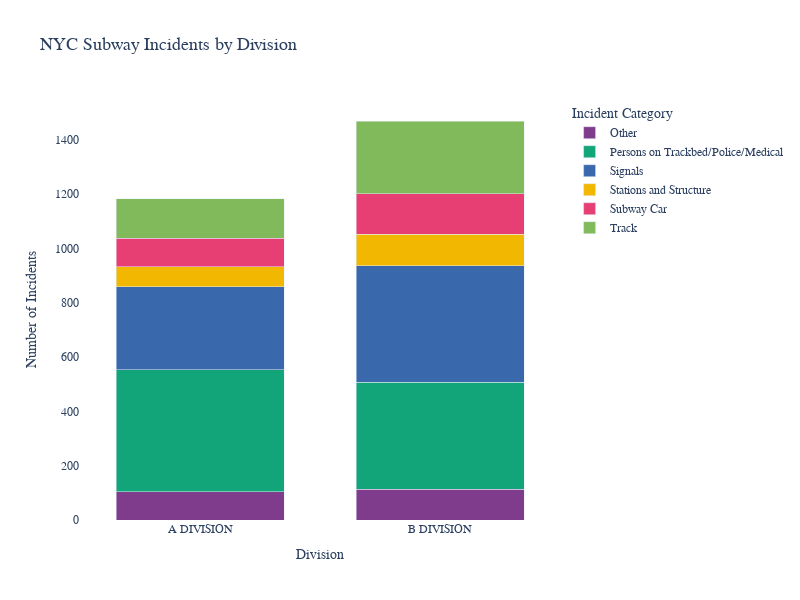
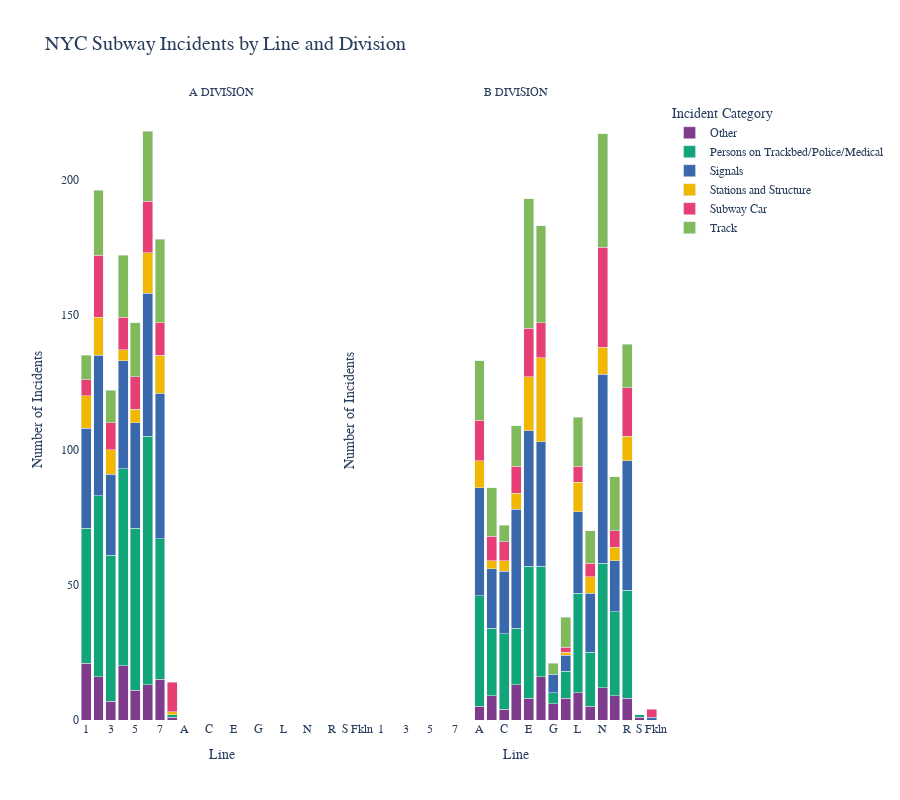
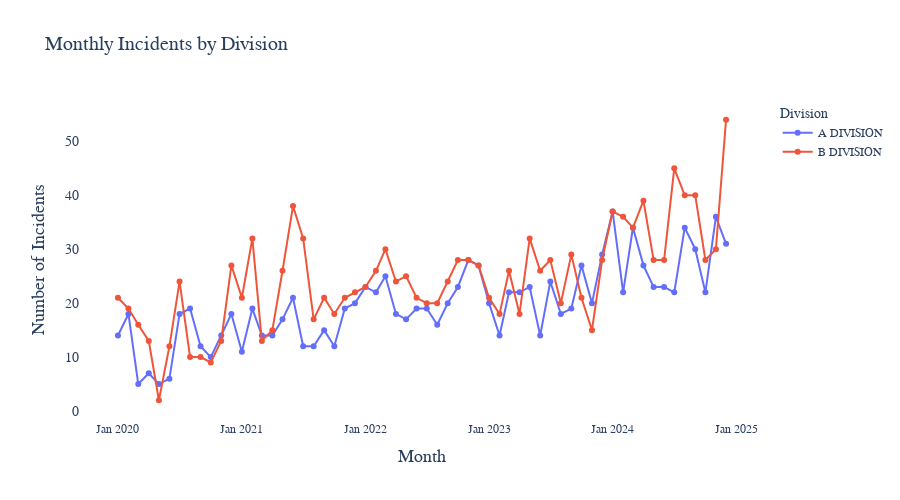
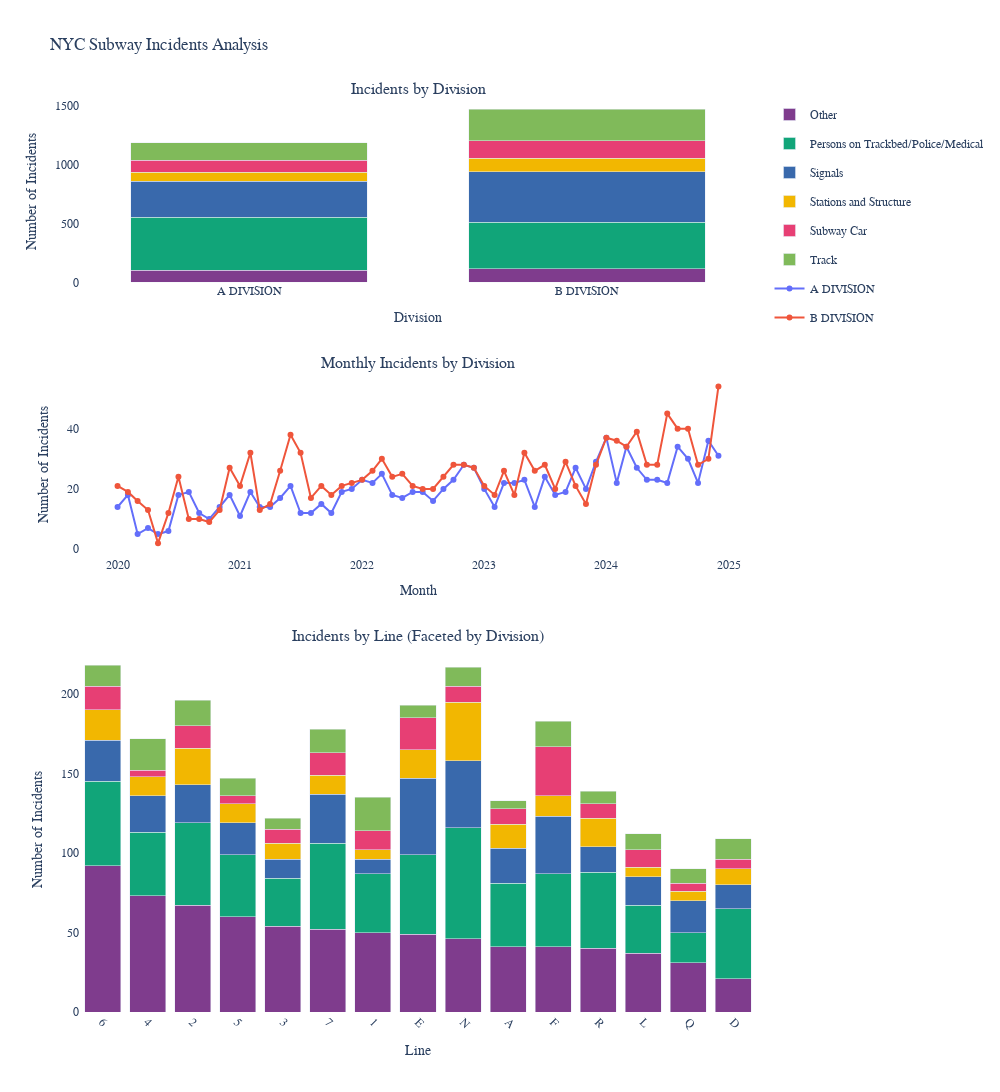

Source (notebook cell) for these figures, in order:
### Code cell
import pandas as pd
import plotly.graph_objects as go
import plotly.express as px
from plotly.subplots import make_subplots

# Create a copy to work with
df_analysis = df.copy()

# Ensure 'month' is datetime
df_analysis['month'] = pd.to_datetime(df_analysis['month'])

# Create a visualization for incidents by division
def plot_by_division():
    # Aggregate data by division and category
    division_data = df_analysis.groupby(['division', 'category'])['count'].sum().reset_index()
    
    # Create a more visually appealing color palette
    colors = px.colors.qualitative.Bold
    
    # Create figure
    fig = px.bar(
        division_data, 
        x='division', 
        y='count', 
        color='category',
        color_discrete_sequence=colors,
        title='NYC Subway Incidents by Division',
        labels={'count': 'Number of Incidents', 'division': 'Division'},
        height=600,
        barmode='stack',  # Stack the categories to show total incidents per division
        width=800  # Adjust overall figure width
    )
    
    # Improve layout
    fig.update_layout(
        plot_bgcolor='white',
        font=dict(family='Arial, sans-serif'),
        legend_title='Incident Category',
        xaxis=dict(title_font=dict(size=14), tickfont=dict(size=12)),
        yaxis=dict(title_font=dict(size=14), tickfont=dict(size=12)),
        title=dict(font=dict(size=18)),
        bargap=0.3,  # Adjust space between bars (0 to 1)
        bargroupgap=0.1  # Adjust space between bar groups (0 to 1)
    )
    
    # You can also update bar width directly
    for data in fig.data:
        data.width = 0.7  # Adjust individual bar width (0 to 1)
    
    return fig

# Create a visualization for incidents by line
def plot_by_line():
    # Aggregate data by line and category
    line_data = df_analysis.groupby(['division', 'line', 'category'])['count'].sum().reset_index()
    
    # Sort by division and line
    line_data = line_data.sort_values(['division', 'line'])
    
    # Create figure
    fig = px.bar(
        line_data, 
        x='line', 
        y='count', 
        color='category',
        facet_col='division',  # Create separate charts for each division
        facet_col_wrap=2,      # Two columns of charts
        color_discrete_sequence=px.colors.qualitative.Bold,
        title='NYC Subway Incidents by Line and Division',
        labels={'count': 'Number of Incidents', 'line': 'Line'},
        height=800,
        width=900
    )
    
    # Improve layout
    fig.update_layout(
        plot_bgcolor='white',
        font=dict(family='Arial, sans-serif'),
        legend_title='Incident Category',
        title=dict(font=dict(size=20)),
        barmode='stack'  # Stack the categories to show total incidents per line
    )
    
    # Update axis titles
    fig.for_each_annotation(lambda a: a.update(text=a.text.split("=")[1]))
    fig.update_yaxes(title_text="Number of Incidents")
    
    return fig

# Create a combined visualization - monthly trends by division
def plot_monthly_by_division():
    # Aggregate data by month and division
    monthly_division = df_analysis.groupby(['month', 'division'])['count'].sum().reset_index()
    
    # Create figure
    fig = px.line(
        monthly_division, 
        x='month', 
        y='count', 
        color='division',
        markers=True,
        line_shape='linear',
        title='Monthly Incidents by Division',
        labels={'count': 'Number of Incidents', 'month': 'Month'},
        height=500
    )
    
    # Improve layout
    fig.update_layout(
        plot_bgcolor='white',
        font=dict(family='Arial, sans-serif'),
        legend_title='Division',
        xaxis=dict(
            title_font=dict(size=18), 
            tickfont=dict(size=12),
            tickformat='%b %Y'
        ),
        yaxis=dict(title_font=dict(size=18), tickfont=dict(size=14)),
        title=dict(font=dict(size=20))
    )
    
    return fig

# Interactive dashboard with all visualizations
def create_dashboard():
    # Create subplot figure with 3 rows
    fig = make_subplots(
        rows=3, 
        cols=1,
        subplot_titles=(
            "Incidents by Division", 
            "Monthly Incidents by Division", 
            "Incidents by Line (Faceted by Division)"
        ),
        vertical_spacing=0.1,
        specs=[
            [{"type": "bar"}],
            [{"type": "scatter"}],
            [{"type": "bar"}]
        ],
        row_heights=[0.25, 0.25, 0.5]
    )
    
    # Get the individual plots
    division_fig = plot_by_division()
    monthly_fig = plot_monthly_by_division()
    line_fig = plot_by_line()
    
    # Add division plot traces to subplot
    for trace in division_fig.data:
        fig.add_trace(trace, row=1, col=1)
    
    # Add monthly plot traces to subplot
    for trace in monthly_fig.data:
        fig.add_trace(trace, row=2, col=1)
    
    # We can't directly add the faceted line plot, so we'll create a simplified version
    line_data = df_analysis.groupby(['line', 'category'])['count'].sum().reset_index()
    line_data = line_data.sort_values('count', ascending=False)
    
    # Get top 15 lines by incident count for readability
    top_lines = line_data.groupby('line')['count'].sum().nlargest(15).index.tolist()
    line_data_filtered = line_data[line_data['line'].isin(top_lines)]
    
    # Create color map for consistent category coloring
    categories = line_data_filtered['category'].unique()
    colors = px.colors.qualitative.Bold[:len(categories)]
    color_map = dict(zip(categories, colors))
    
    # Add line plot traces
    for category in categories:
        category_data = line_data_filtered[line_data_filtered['category'] == category]
        fig.add_trace(
            go.Bar(
                x=category_data['line'],
                y=category_data['count'],
                name=category,
                marker_color=color_map[category],
                showlegend=False  # Legend already shown in first plot
            ),
            row=3, col=1
        )
    
    # Update layout
    fig.update_layout(
        height=1200,
        width=1000,
        title_text="NYC Subway Incidents Analysis",
        barmode='stack',
        plot_bgcolor='white',
        font=dict(family='Arial, sans-serif'),
    )
    
    # Update x and y axes
    fig.update_xaxes(title_text="Division", row=1, col=1)
    fig.update_yaxes(title_text="Number of Incidents", row=1, col=1)
    
    fig.update_xaxes(title_text="Month", row=2, col=1)
    fig.update_yaxes(title_text="Number of Incidents", row=2, col=1)
    
    fig.update_xaxes(title_text="Line", row=3, col=1, tickangle=45)
    fig.update_yaxes(title_text="Number of Incidents", row=3, col=1)
    
    return fig

# Example usage - choose which visualization to display
# Uncomment the one you want to run
division_fig = plot_by_division()
line_fig = plot_by_line()
monthly_fig = plot_monthly_by_division()
dashboard = create_dashboard()

# Display the figures
division_fig.show()
line_fig.show()
monthly_fig.show()
dashboard.show()

# Save figures to HTML
division_fig.write_html("subway_incidents_by_division.html")
line_fig.write_html("subway_incidents_by_line.html")
monthly_fig.write_html("subway_incidents_monthly_by_division.html")
dashboard.write_html("subway_incidents_dashboard.html", 
                     config={
                         'displayModeBar': True,
                         'displaylogo': False,
                         'toImageButtonOptions': {
                             'format': 'png',
                             'filename': 'subway_incidents_analysis',
                             'scale': 2
                         }
                     })

### Figure 1 — Plotly figure (JSON) as saved in the notebook; plotly's stock layout.template omitted (floating-point values rounded to 4 significant figures)
{"data": [{"alignmentgroup": "True", "hovertemplate": "category=Other<br>Division=%{x}<br>Number of Incidents=%{y}<extra></extra>", "legendgroup": "Other", "marker": {"color": "rgb(127, 60, 141)", "pattern": {"shape": ""}}, "name": "Other", "offsetgroup": "Other", "orientation": "v", "showlegend": true, "textposition": "auto", "type": "bar", "width": 0.7, "x": ["A DIVISION", "B DIVISION"], "xaxis": "x", "y": [104, 114], "yaxis": "y"}, {"alignmentgroup": "True", "hovertemplate": "category=Persons on Trackbed/Police/Medical<br>Division=%{x}<br>Number of Incidents=%{y}<extra></extra>", "legendgroup": "Persons on Trackbed/Police/Medical", "marker": {"color": "rgb(17, 165, 121)", "pattern": {"shape": ""}}, "name": "Persons on Trackbed/Police/Medical", "offsetgroup": "Persons on Trackbed/Police/Medical", "orientation": "v", "showlegend": true, "textposition": "auto", "type": "bar", "width": 0.7, "x": ["A DIVISION", "B DIVISION"], "xaxis": "x", "y": [449, 394], "yaxis": "y"}, {"alignmentgroup": "True", "hovertemplate": "category=Signals<br>Division=%{x}<br>Number of Incidents=%{y}<extra></extra>", "legendgroup": "Signals", "marker": {"color": "rgb(57, 105, 172)", "pattern": {"shape": ""}}, "name": "Signals", "offsetgroup": "Signals", "orientation": "v", "showlegend": true, "textposition": "auto", "type": "bar", "width": 0.7, "x": ["A DIVISION", "B DIVISION"], "xaxis": "x", "y": [305, 428], "yaxis": "y"}, {"alignmentgroup": "True", "hovertemplate": "category=Stations and Structure<br>Division=%{x}<br>Number of Incidents=%{y}<extra></extra>", "legendgroup": "Stations and Structure", "marker": {"color": "rgb(242, 183, 1)", "pattern": {"shape": ""}}, "name": "Stations and Structure", "offsetgroup": "Stations and Structure", "orientation": "v", "showlegend": true, "textposition": "auto", "type": "bar", "width": 0.7, "x": ["A DIVISION", "B DIVISION"], "xaxis": "x", "y": [74, 116], "yaxis": "y"}, {"alignmentgroup": "True", "hovertemplate": "category=Subway Car<br>Division=%{x}<br>Number of Incidents=%{y}<extra></extra>", "legendgroup": "Subway Car", "marker": {"color": "rgb(231, 63, 116)", "pattern": {"shape": ""}}, "name": "Subway Car", "offsetgroup": "Subway Car", "orientation": "v", "showlegend": true, "textposition": "auto", "type": "bar", "width": 0.7, "x": ["A DIVISION", "B DIVISION"], "xaxis": "x", "y": [105, 149], "yaxis": "y"}, {"alignmentgroup": "True", "hovertemplate": "category=Track<br>Division=%{x}<br>Number of Incidents=%{y}<extra></extra>", "legendgroup": "Track", "marker": {"color": "rgb(128, 186, 90)", "pattern": {"shape": ""}}, "name": "Track", "offsetgroup": "Track", "orientation": "v", "showlegend": true, "textposition": "auto", "type": "bar", "width": 0.7, "x": ["A DIVISION", "B DIVISION"], "xaxis": "x", "y": [145, 268], "yaxis": "y"}], "layout": {"bargap": 0.3, "bargroupgap": 0.1, "barmode": "stack", "font": {"family": "Arial, sans-serif"}, "height": 600, "legend": {"title": {"text": "Incident Category"}, "tracegroupgap": 0}, "plot_bgcolor": "white", "title": {"font": {"size": 18}, "text": "NYC Subway Incidents by Division"}, "width": 800, "xaxis": {"anchor": "y", "domain": [0, 1], "tickfont": {"size": 12}, "title": {"font": {"size": 14}, "text": "Division"}}, "yaxis": {"anchor": "x", "domain": [0, 1], "tickfont": {"size": 12}, "title": {"font": {"size": 14}, "text": "Number of Incidents"}}}}

### Figure 2 — Plotly figure (JSON) as saved in the notebook; plotly's stock layout.template omitted (floating-point values rounded to 4 significant figures)
{"data": [{"alignmentgroup": "True", "hovertemplate": "category=Other<br>division=A DIVISION<br>Line=%{x}<br>Number of Incidents=%{y}<extra></extra>", "legendgroup": "Other", "marker": {"color": "rgb(127, 60, 141)", "pattern": {"shape": ""}}, "name": "Other", "offsetgroup": "Other", "orientation": "v", "showlegend": true, "textposition": "auto", "type": "bar", "x": ["1", "2", "3", "4", "5", "6", "7", "S 42nd"], "xaxis": "x", "y": [21, 16, 7, 20, 11, 13, 15, 1], "yaxis": "y"}, {"alignmentgroup": "True", "hovertemplate": "category=Other<br>division=B DIVISION<br>Line=%{x}<br>Number of Incidents=%{y}<extra></extra>", "legendgroup": "Other", "marker": {"color": "rgb(127, 60, 141)", "pattern": {"shape": ""}}, "name": "Other", "offsetgroup": "Other", "orientation": "v", "showlegend": false, "textposition": "auto", "type": "bar", "x": ["A", "B", "C", "D", "E", "F", "G", "JZ", "L", "M", "N", "Q", "R", "S Rock"], "xaxis": "x2", "y": [5, 9, 4, 13, 8, 16, 6, 8, 10, 5, 12, 9, 8, 1], "yaxis": "y2"}, {"alignmentgroup": "True", "hovertemplate": "category=Persons on Trackbed/Police/Medical<br>division=A DIVISION<br>Line=%{x}<br>Number of Incidents=%{y}<extra></extra>", "legendgroup": "Persons on Trackbed/Police/Medical", "marker": {"color": "rgb(17, 165, 121)", "pattern": {"shape": ""}}, "name": "Persons on Trackbed/Police/Medical", "offsetgroup": "Persons on Trackbed/Police/Medical", "orientation": "v", "showlegend": true, "textposition": "auto", "type": "bar", "x": ["1", "2", "3", "4", "5", "6", "7", "S 42nd"], "xaxis": "x", "y": [50, 67, 54, 73, 60, 92, 52, 1], "yaxis": "y"}, {"alignmentgroup": "True", "hovertemplate": "category=Persons on Trackbed/Police/Medical<br>division=B DIVISION<br>Line=%{x}<br>Number of Incidents=%{y}<extra></extra>", "legendgroup": "Persons on Trackbed/Police/Medical", "marker": {"color": "rgb(17, 165, 121)", "pattern": {"shape": ""}}, "name": "Persons on Trackbed/Police/Medical", "offsetgroup": "Persons on Trackbed/Police/Medical", "orientation": "v", "showlegend": false, "textposition": "auto", "type": "bar", "x": ["A", "B", "C", "D", "E", "F", "G", "JZ", "L", "M", "N", "Q", "R", "S Rock"], "xaxis": "x2", "y": [41, 25, 28, 21, 49, 41, 4, 10, 37, 20, 46, 31, 40, 1], "yaxis": "y2"}, {"alignmentgroup": "True", "hovertemplate": "category=Signals<br>division=A DIVISION<br>Line=%{x}<br>Number of Incidents=%{y}<extra></extra>", "legendgroup": "Signals", "marker": {"color": "rgb(57, 105, 172)", "pattern": {"shape": ""}}, "name": "Signals", "offsetgroup": "Signals", "orientation": "v", "showlegend": true, "textposition": "auto", "type": "bar", "x": ["1", "2", "3", "4", "5", "6", "7"], "xaxis": "x", "y": [37, 52, 30, 40, 39, 53, 54], "yaxis": "y"}, {"alignmentgroup": "True", "hovertemplate": "category=Signals<br>division=B DIVISION<br>Line=%{x}<br>Number of Incidents=%{y}<extra></extra>", "legendgroup": "Signals", "marker": {"color": "rgb(57, 105, 172)", "pattern": {"shape": ""}}, "name": "Signals", "offsetgroup": "Signals", "orientation": "v", "showlegend": false, "textposition": "auto", "type": "bar", "x": ["A", "B", "C", "D", "E", "F", "G", "JZ", "L", "M", "N", "Q", "R", "S Fkln"], "xaxis": "x2", "y": [40, 22, 23, 44, 50, 46, 7, 6, 30, 22, 70, 19, 48, 1], "yaxis": "y2"}, {"alignmentgroup": "True", "hovertemplate": "category=Stations and Structure<br>division=A DIVISION<br>Line=%{x}<br>Number of Incidents=%{y}<extra></extra>", "legendgroup": "Stations and Structure", "marker": {"color": "rgb(242, 183, 1)", "pattern": {"shape": ""}}, "name": "Stations and Structure", "offsetgroup": "Stations and Structure", "orientation": "v", "showlegend": true, "textposition": "auto", "type": "bar", "x": ["1", "2", "3", "4", "5", "6", "7", "S 42nd"], "xaxis": "x", "y": [12, 14, 9, 4, 5, 15, 14, 1], "yaxis": "y"}, {"alignmentgroup": "True", "hovertemplate": "category=Stations and Structure<br>division=B DIVISION<br>Line=%{x}<br>Number of Incidents=%{y}<extra></extra>", "legendgroup": "Stations and Structure", "marker": {"color": "rgb(242, 183, 1)", "pattern": {"shape": ""}}, "name": "Stations and Structure", "offsetgroup": "Stations and Structure", "orientation": "v", "showlegend": false, "textposition": "auto", "type": "bar", "x": ["A", "B", "C", "D", "E", "F", "JZ", "L", "M", "N", "Q", "R"], "xaxis": "x2", "y": [10, 3, 4, 6, 20, 31, 1, 11, 6, 10, 5, 9], "yaxis": "y2"}, {"alignmentgroup": "True", "hovertemplate": "category=Subway Car<br>division=A DIVISION<br>Line=%{x}<br>Number of Incidents=%{y}<extra></extra>", "legendgroup": "Subway Car", "marker": {"color": "rgb(231, 63, 116)", "pattern": {"shape": ""}}, "name": "Subway Car", "offsetgroup": "Subway Car", "orientation": "v", "showlegend": true, "textposition": "auto", "type": "bar", "x": ["1", "2", "3", "4", "5", "6", "7", "S 42nd"], "xaxis": "x", "y": [6, 23, 10, 12, 12, 19, 12, 11], "yaxis": "y"}, {"alignmentgroup": "True", "hovertemplate": "category=Subway Car<br>division=B DIVISION<br>Line=%{x}<br>Number of Incidents=%{y}<extra></extra>", "legendgroup": "Subway Car", "marker": {"color": "rgb(231, 63, 116)", "pattern": {"shape": ""}}, "name": "Subway Car", "offsetgroup": "Subway Car", "orientation": "v", "showlegend": false, "textposition": "auto", "type": "bar", "x": ["A", "B", "C", "D", "E", "F", "JZ", "L", "M", "N", "Q", "R", "S Fkln"], "xaxis": "x2", "y": [15, 9, 7, 10, 18, 13, 2, 6, 5, 37, 6, 18, 3], "yaxis": "y2"}, {"alignmentgroup": "True", "hovertemplate": "category=Track<br>division=A DIVISION<br>Line=%{x}<br>Number of Incidents=%{y}<extra></extra>", "legendgroup": "Track", "marker": {"color": "rgb(128, 186, 90)", "pattern": {"shape": ""}}, "name": "Track", "offsetgroup": "Track", "orientation": "v", "showlegend": true, "textposition": "auto", "type": "bar", "x": ["1", "2", "3", "4", "5", "6", "7"], "xaxis": "x", "y": [9, 24, 12, 23, 20, 26, 31], "yaxis": "y"}, {"alignmentgroup": "True", "hovertemplate": "category=Track<br>division=B DIVISION<br>Line=%{x}<br>Number of Incidents=%{y}<extra></extra>", "legendgroup": "Track", "marker": {"color": "rgb(128, 186, 90)", "pattern": {"shape": ""}}, "name": "Track", "offsetgroup": "Track", "orientation": "v", "showlegend": false, "textposition": "auto", "type": "bar", "x": ["A", "B", "C", "D", "E", "F", "G", "JZ", "L", "M", "N", "Q", "R"], "xaxis": "x2", "y": [22, 18, 6, 15, 48, 36, 4, 11, 18, 12, 42, 20, 16], "yaxis": "y2"}], "layout": {"annotations": [{"font": {}, "showarrow": false, "text": "A DIVISION", "x": 0.245, "xanchor": "center", "xref": "paper", "y": 1, "yanchor": "bottom", "yref": "paper"}, {"font": {}, "showarrow": false, "text": "B DIVISION", "x": 0.755, "xanchor": "center", "xref": "paper", "y": 1, "yanchor": "bottom", "yref": "paper"}], "barmode": "stack", "font": {"family": "Arial, sans-serif"}, "height": 800, "legend": {"title": {"text": "Incident Category"}, "tracegroupgap": 0}, "plot_bgcolor": "white", "title": {"font": {"size": 20}, "text": "NYC Subway Incidents by Line and Division"}, "width": 900, "xaxis": {"anchor": "y", "domain": [0, 0.49], "title": {"text": "Line"}}, "xaxis2": {"anchor": "y2", "domain": [0.51, 1], "matches": "x", "title": {"text": "Line"}}, "yaxis": {"anchor": "x", "domain": [0, 1], "title": {"text": "Number of Incidents"}}, "yaxis2": {"anchor": "x2", "domain": [0, 1], "matches": "y", "showticklabels": false, "title": {"text": "Number of Incidents"}}}}

### Figure 3 — Plotly figure (JSON) as saved in the notebook; plotly's stock layout.template omitted (floating-point values rounded to 4 significant figures)
{"data": [{"hovertemplate": "division=A DIVISION<br>Month=%{x}<br>Number of Incidents=%{y}<extra></extra>", "legendgroup": "A DIVISION", "line": {"color": "#636efa", "dash": "solid", "shape": "linear"}, "marker": {"symbol": "circle"}, "mode": "lines+markers", "name": "A DIVISION", "orientation": "v", "showlegend": true, "type": "scatter", "x": ["2020-01-01T00:00:00", "2020-02-01T00:00:00", "2020-03-01T00:00:00", "2020-04-01T00:00:00", "2020-05-01T00:00:00", "2020-06-01T00:00:00", "2020-07-01T00:00:00", "2020-08-01T00:00:00", "2020-09-01T00:00:00", "2020-10-01T00:00:00", "2020-11-01T00:00:00", "2020-12-01T00:00:00", "2021-01-01T00:00:00", "2021-02-01T00:00:00", "2021-03-01T00:00:00", "2021-04-01T00:00:00", "2021-05-01T00:00:00", "2021-06-01T00:00:00", "2021-07-01T00:00:00", "2021-08-01T00:00:00", "2021-09-01T00:00:00", "2021-10-01T00:00:00", "2021-11-01T00:00:00", "2021-12-01T00:00:00", "2022-01-01T00:00:00", "2022-02-01T00:00:00", "2022-03-01T00:00:00", "2022-04-01T00:00:00", "2022-05-01T00:00:00", "2022-06-01T00:00:00", "2022-07-01T00:00:00", "2022-08-01T00:00:00", "2022-09-01T00:00:00", "2022-10-01T00:00:00", "2022-11-01T00:00:00", "2022-12-01T00:00:00", "2023-01-01T00:00:00", "2023-02-01T00:00:00", "2023-03-01T00:00:00", "2023-04-01T00:00:00", "2023-05-01T00:00:00", "2023-06-01T00:00:00", "2023-07-01T00:00:00", "2023-08-01T00:00:00", "2023-09-01T00:00:00", "2023-10-01T00:00:00", "2023-11-01T00:00:00", "2023-12-01T00:00:00", "2024-01-01T00:00:00", "2024-02-01T00:00:00", "2024-03-01T00:00:00", "2024-04-01T00:00:00", "2024-05-01T00:00:00", "2024-06-01T00:00:00", "2024-07-01T00:00:00", "2024-08-01T00:00:00", "2024-09-01T00:00:00", "2024-10-01T00:00:00", "2024-11-01T00:00:00", "2024-12-01T00:00:00"], "xaxis": "x", "y": [14, 18, 5, 7, 5, 6, 18, 19, 12, 10, 14, 18, 11, 19, 14, 14, 17, 21, 12, 12, 15, 12, 19, 20, 23, 22, 25, 18, 17, 19, 19, 16, 20, 23, 28, 27, 20, 14, 22, 22, 23, 14, 24, 18, 19, 27, 20, 29, 37, 22, 34, 27, 23, 23, 22, 34, 30, 22, 36, 31], "yaxis": "y"}, {"hovertemplate": "division=B DIVISION<br>Month=%{x}<br>Number of Incidents=%{y}<extra></extra>", "legendgroup": "B DIVISION", "line": {"color": "#EF553B", "dash": "solid", "shape": "linear"}, "marker": {"symbol": "circle"}, "mode": "lines+markers", "name": "B DIVISION", "orientation": "v", "showlegend": true, "type": "scatter", "x": ["2020-01-01T00:00:00", "2020-02-01T00:00:00", "2020-03-01T00:00:00", "2020-04-01T00:00:00", "2020-05-01T00:00:00", "2020-06-01T00:00:00", "2020-07-01T00:00:00", "2020-08-01T00:00:00", "2020-09-01T00:00:00", "2020-10-01T00:00:00", "2020-11-01T00:00:00", "2020-12-01T00:00:00", "2021-01-01T00:00:00", "2021-02-01T00:00:00", "2021-03-01T00:00:00", "2021-04-01T00:00:00", "2021-05-01T00:00:00", "2021-06-01T00:00:00", "2021-07-01T00:00:00", "2021-08-01T00:00:00", "2021-09-01T00:00:00", "2021-10-01T00:00:00", "2021-11-01T00:00:00", "2021-12-01T00:00:00", "2022-01-01T00:00:00", "2022-02-01T00:00:00", "2022-03-01T00:00:00", "2022-04-01T00:00:00", "2022-05-01T00:00:00", "2022-06-01T00:00:00", "2022-07-01T00:00:00", "2022-08-01T00:00:00", "2022-09-01T00:00:00", "2022-10-01T00:00:00", "2022-11-01T00:00:00", "2022-12-01T00:00:00", "2023-01-01T00:00:00", "2023-02-01T00:00:00", "2023-03-01T00:00:00", "2023-04-01T00:00:00", "2023-05-01T00:00:00", "2023-06-01T00:00:00", "2023-07-01T00:00:00", "2023-08-01T00:00:00", "2023-09-01T00:00:00", "2023-10-01T00:00:00", "2023-11-01T00:00:00", "2023-12-01T00:00:00", "2024-01-01T00:00:00", "2024-02-01T00:00:00", "2024-03-01T00:00:00", "2024-04-01T00:00:00", "2024-05-01T00:00:00", "2024-06-01T00:00:00", "2024-07-01T00:00:00", "2024-08-01T00:00:00", "2024-09-01T00:00:00", "2024-10-01T00:00:00", "2024-11-01T00:00:00", "2024-12-01T00:00:00"], "xaxis": "x", "y": [21, 19, 16, 13, 2, 12, 24, 10, 10, 9, 13, 27, 21, 32, 13, 15, 26, 38, 32, 17, 21, 18, 21, 22, 23, 26, 30, 24, 25, 21, 20, 20, 24, 28, 28, 27, 21, 18, 26, 18, 32, 26, 28, 20, 29, 21, 15, 28, 37, 36, 34, 39, 28, 28, 45, 40, 40, 28, 30, 54], "yaxis": "y"}], "layout": {"font": {"family": "Arial, sans-serif"}, "height": 500, "legend": {"title": {"text": "Division"}, "tracegroupgap": 0}, "plot_bgcolor": "white", "title": {"font": {"size": 20}, "text": "Monthly Incidents by Division"}, "xaxis": {"anchor": "y", "domain": [0, 1], "tickfont": {"size": 12}, "tickformat": "%b %Y", "title": {"font": {"size": 18}, "text": "Month"}}, "yaxis": {"anchor": "x", "domain": [0, 1], "tickfont": {"size": 14}, "title": {"font": {"size": 18}, "text": "Number of Incidents"}}}}

### Figure 4 — Plotly figure (JSON) as saved in the notebook; plotly's stock layout.template omitted (floating-point values rounded to 4 significant figures)
{"data": [{"alignmentgroup": "True", "hovertemplate": "category=Other<br>Division=%{x}<br>Number of Incidents=%{y}<extra></extra>", "legendgroup": "Other", "marker": {"color": "rgb(127, 60, 141)", "pattern": {"shape": ""}}, "name": "Other", "offsetgroup": "Other", "orientation": "v", "showlegend": true, "textposition": "auto", "type": "bar", "width": 0.7, "x": ["A DIVISION", "B DIVISION"], "xaxis": "x", "y": [104, 114], "yaxis": "y"}, {"alignmentgroup": "True", "hovertemplate": "category=Persons on Trackbed/Police/Medical<br>Division=%{x}<br>Number of Incidents=%{y}<extra></extra>", "legendgroup": "Persons on Trackbed/Police/Medical", "marker": {"color": "rgb(17, 165, 121)", "pattern": {"shape": ""}}, "name": "Persons on Trackbed/Police/Medical", "offsetgroup": "Persons on Trackbed/Police/Medical", "orientation": "v", "showlegend": true, "textposition": "auto", "type": "bar", "width": 0.7, "x": ["A DIVISION", "B DIVISION"], "xaxis": "x", "y": [449, 394], "yaxis": "y"}, {"alignmentgroup": "True", "hovertemplate": "category=Signals<br>Division=%{x}<br>Number of Incidents=%{y}<extra></extra>", "legendgroup": "Signals", "marker": {"color": "rgb(57, 105, 172)", "pattern": {"shape": ""}}, "name": "Signals", "offsetgroup": "Signals", "orientation": "v", "showlegend": true, "textposition": "auto", "type": "bar", "width": 0.7, "x": ["A DIVISION", "B DIVISION"], "xaxis": "x", "y": [305, 428], "yaxis": "y"}, {"alignmentgroup": "True", "hovertemplate": "category=Stations and Structure<br>Division=%{x}<br>Number of Incidents=%{y}<extra></extra>", "legendgroup": "Stations and Structure", "marker": {"color": "rgb(242, 183, 1)", "pattern": {"shape": ""}}, "name": "Stations and Structure", "offsetgroup": "Stations and Structure", "orientation": "v", "showlegend": true, "textposition": "auto", "type": "bar", "width": 0.7, "x": ["A DIVISION", "B DIVISION"], "xaxis": "x", "y": [74, 116], "yaxis": "y"}, {"alignmentgroup": "True", "hovertemplate": "category=Subway Car<br>Division=%{x}<br>Number of Incidents=%{y}<extra></extra>", "legendgroup": "Subway Car", "marker": {"color": "rgb(231, 63, 116)", "pattern": {"shape": ""}}, "name": "Subway Car", "offsetgroup": "Subway Car", "orientation": "v", "showlegend": true, "textposition": "auto", "type": "bar", "width": 0.7, "x": ["A DIVISION", "B DIVISION"], "xaxis": "x", "y": [105, 149], "yaxis": "y"}, {"alignmentgroup": "True", "hovertemplate": "category=Track<br>Division=%{x}<br>Number of Incidents=%{y}<extra></extra>", "legendgroup": "Track", "marker": {"color": "rgb(128, 186, 90)", "pattern": {"shape": ""}}, "name": "Track", "offsetgroup": "Track", "orientation": "v", "showlegend": true, "textposition": "auto", "type": "bar", "width": 0.7, "x": ["A DIVISION", "B DIVISION"], "xaxis": "x", "y": [145, 268], "yaxis": "y"}, {"hovertemplate": "division=A DIVISION<br>Month=%{x}<br>Number of Incidents=%{y}<extra></extra>", "legendgroup": "A DIVISION", "line": {"color": "#636efa", "dash": "solid", "shape": "linear"}, "marker": {"symbol": "circle"}, "mode": "lines+markers", "name": "A DIVISION", "orientation": "v", "showlegend": true, "type": "scatter", "x": ["2020-01-01T00:00:00", "2020-02-01T00:00:00", "2020-03-01T00:00:00", "2020-04-01T00:00:00", "2020-05-01T00:00:00", "2020-06-01T00:00:00", "2020-07-01T00:00:00", "2020-08-01T00:00:00", "2020-09-01T00:00:00", "2020-10-01T00:00:00", "2020-11-01T00:00:00", "2020-12-01T00:00:00", "2021-01-01T00:00:00", "2021-02-01T00:00:00", "2021-03-01T00:00:00", "2021-04-01T00:00:00", "2021-05-01T00:00:00", "2021-06-01T00:00:00", "2021-07-01T00:00:00", "2021-08-01T00:00:00", "2021-09-01T00:00:00", "2021-10-01T00:00:00", "2021-11-01T00:00:00", "2021-12-01T00:00:00", "2022-01-01T00:00:00", "2022-02-01T00:00:00", "2022-03-01T00:00:00", "2022-04-01T00:00:00", "2022-05-01T00:00:00", "2022-06-01T00:00:00", "2022-07-01T00:00:00", "2022-08-01T00:00:00", "2022-09-01T00:00:00", "2022-10-01T00:00:00", "2022-11-01T00:00:00", "2022-12-01T00:00:00", "2023-01-01T00:00:00", "2023-02-01T00:00:00", "2023-03-01T00:00:00", "2023-04-01T00:00:00", "2023-05-01T00:00:00", "2023-06-01T00:00:00", "2023-07-01T00:00:00", "2023-08-01T00:00:00", "2023-09-01T00:00:00", "2023-10-01T00:00:00", "2023-11-01T00:00:00", "2023-12-01T00:00:00", "2024-01-01T00:00:00", "2024-02-01T00:00:00", "2024-03-01T00:00:00", "2024-04-01T00:00:00", "2024-05-01T00:00:00", "2024-06-01T00:00:00", "2024-07-01T00:00:00", "2024-08-01T00:00:00", "2024-09-01T00:00:00", "2024-10-01T00:00:00", "2024-11-01T00:00:00", "2024-12-01T00:00:00"], "xaxis": "x2", "y": [14, 18, 5, 7, 5, 6, 18, 19, 12, 10, 14, 18, 11, 19, 14, 14, 17, 21, 12, 12, 15, 12, 19, 20, 23, 22, 25, 18, 17, 19, 19, 16, 20, 23, 28, 27, 20, 14, 22, 22, 23, 14, 24, 18, 19, 27, 20, 29, 37, 22, 34, 27, 23, 23, 22, 34, 30, 22, 36, 31], "yaxis": "y2"}, {"hovertemplate": "division=B DIVISION<br>Month=%{x}<br>Number of Incidents=%{y}<extra></extra>", "legendgroup": "B DIVISION", "line": {"color": "#EF553B", "dash": "solid", "shape": "linear"}, "marker": {"symbol": "circle"}, "mode": "lines+markers", "name": "B DIVISION", "orientation": "v", "showlegend": true, "type": "scatter", "x": ["2020-01-01T00:00:00", "2020-02-01T00:00:00", "2020-03-01T00:00:00", "2020-04-01T00:00:00", "2020-05-01T00:00:00", "2020-06-01T00:00:00", "2020-07-01T00:00:00", "2020-08-01T00:00:00", "2020-09-01T00:00:00", "2020-10-01T00:00:00", "2020-11-01T00:00:00", "2020-12-01T00:00:00", "2021-01-01T00:00:00", "2021-02-01T00:00:00", "2021-03-01T00:00:00", "2021-04-01T00:00:00", "2021-05-01T00:00:00", "2021-06-01T00:00:00", "2021-07-01T00:00:00", "2021-08-01T00:00:00", "2021-09-01T00:00:00", "2021-10-01T00:00:00", "2021-11-01T00:00:00", "2021-12-01T00:00:00", "2022-01-01T00:00:00", "2022-02-01T00:00:00", "2022-03-01T00:00:00", "2022-04-01T00:00:00", "2022-05-01T00:00:00", "2022-06-01T00:00:00", "2022-07-01T00:00:00", "2022-08-01T00:00:00", "2022-09-01T00:00:00", "2022-10-01T00:00:00", "2022-11-01T00:00:00", "2022-12-01T00:00:00", "2023-01-01T00:00:00", "2023-02-01T00:00:00", "2023-03-01T00:00:00", "2023-04-01T00:00:00", "2023-05-01T00:00:00", "2023-06-01T00:00:00", "2023-07-01T00:00:00", "2023-08-01T00:00:00", "2023-09-01T00:00:00", "2023-10-01T00:00:00", "2023-11-01T00:00:00", "2023-12-01T00:00:00", "2024-01-01T00:00:00", "2024-02-01T00:00:00", "2024-03-01T00:00:00", "2024-04-01T00:00:00", "2024-05-01T00:00:00", "2024-06-01T00:00:00", "2024-07-01T00:00:00", "2024-08-01T00:00:00", "2024-09-01T00:00:00", "2024-10-01T00:00:00", "2024-11-01T00:00:00", "2024-12-01T00:00:00"], "xaxis": "x2", "y": [21, 19, 16, 13, 2, 12, 24, 10, 10, 9, 13, 27, 21, 32, 13, 15, 26, 38, 32, 17, 21, 18, 21, 22, 23, 26, 30, 24, 25, 21, 20, 20, 24, 28, 28, 27, 21, 18, 26, 18, 32, 26, 28, 20, 29, 21, 15, 28, 37, 36, 34, 39, 28, 28, 45, 40, 40, 28, 30, 54], "yaxis": "y2"}, {"marker": {"color": "rgb(127, 60, 141)"}, "name": "Persons on Trackbed/Police/Medical", "showlegend": false, "type": "bar", "x": ["6", "4", "2", "5", "3", "7", "1", "E", "N", "A", "F", "R", "L", "Q", "D"], "xaxis": "x3", "y": [92, 73, 67, 60, 54, 52, 50, 49, 46, 41, 41, 40, 37, 31, 21], "yaxis": "y3"}, {"marker": {"color": "rgb(17, 165, 121)"}, "name": "Signals", "showlegend": false, "type": "bar", "x": ["N", "7", "6", "2", "E", "R", "F", "D", "A", "4", "5", "1", "3", "L", "Q"], "xaxis": "x3", "y": [70, 54, 53, 52, 50, 48, 46, 44, 40, 40, 39, 37, 30, 30, 19], "yaxis": "y3"}, {"marker": {"color": "rgb(57, 105, 172)"}, "name": "Track", "showlegend": false, "type": "bar", "x": ["E", "N", "F", "7", "6", "2", "4", "A", "5", "Q", "L", "R", "D", "3", "1"], "xaxis": "x3", "y": [48, 42, 36, 31, 26, 24, 23, 22, 20, 20, 18, 16, 15, 12, 9], "yaxis": "y3"}, {"marker": {"color": "rgb(242, 183, 1)"}, "name": "Subway Car", "showlegend": false, "type": "bar", "x": ["N", "2", "6", "E", "R", "A", "F", "7", "4", "5", "D", "3", "Q", "L", "1"], "xaxis": "x3", "y": [37, 23, 19, 18, 18, 15, 13, 12, 12, 12, 10, 10, 6, 6, 6], "yaxis": "y3"}, {"marker": {"color": "rgb(231, 63, 116)"}, "name": "Stations and Structure", "showlegend": false, "type": "bar", "x": ["F", "E", "6", "7", "2", "1", "L", "A", "N", "R", "3", "D", "5", "Q", "4"], "xaxis": "x3", "y": [31, 20, 15, 14, 14, 12, 11, 10, 10, 9, 9, 6, 5, 5, 4], "yaxis": "y3"}, {"marker": {"color": "rgb(128, 186, 90)"}, "name": "Other", "showlegend": false, "type": "bar", "x": ["1", "4", "F", "2", "7", "6", "D", "N", "5", "L", "Q", "R", "E", "3", "A"], "xaxis": "x3", "y": [21, 20, 16, 16, 15, 13, 13, 12, 11, 10, 9, 8, 8, 7, 5], "yaxis": "y3"}], "layout": {"annotations": [{"font": {"size": 16}, "showarrow": false, "text": "Incidents by Division", "x": 0.5, "xanchor": "center", "xref": "paper", "y": 1, "yanchor": "bottom", "yref": "paper"}, {"font": {"size": 16}, "showarrow": false, "text": "Monthly Incidents by Division", "x": 0.5, "xanchor": "center", "xref": "paper", "y": 0.7, "yanchor": "bottom", "yref": "paper"}, {"font": {"size": 16}, "showarrow": false, "text": "Incidents by Line (Faceted by Division)", "x": 0.5, "xanchor": "center", "xref": "paper", "y": 0.4, "yanchor": "bottom", "yref": "paper"}], "barmode": "stack", "font": {"family": "Arial, sans-serif"}, "height": 1200, "plot_bgcolor": "white", "title": {"text": "NYC Subway Incidents Analysis"}, "width": 1000, "xaxis": {"anchor": "y", "domain": [0, 1], "title": {"text": "Division"}}, "xaxis2": {"anchor": "y2", "domain": [0, 1], "title": {"text": "Month"}}, "xaxis3": {"anchor": "y3", "domain": [0, 1], "tickangle": 45, "title": {"text": "Line"}}, "yaxis": {"anchor": "x", "domain": [0.8, 1], "title": {"text": "Number of Incidents"}}, "yaxis2": {"anchor": "x2", "domain": [0.5, 0.7], "title": {"text": "Number of Incidents"}}, "yaxis3": {"anchor": "x3", "domain": [0, 0.4], "title": {"text": "Number of Incidents"}}}}
